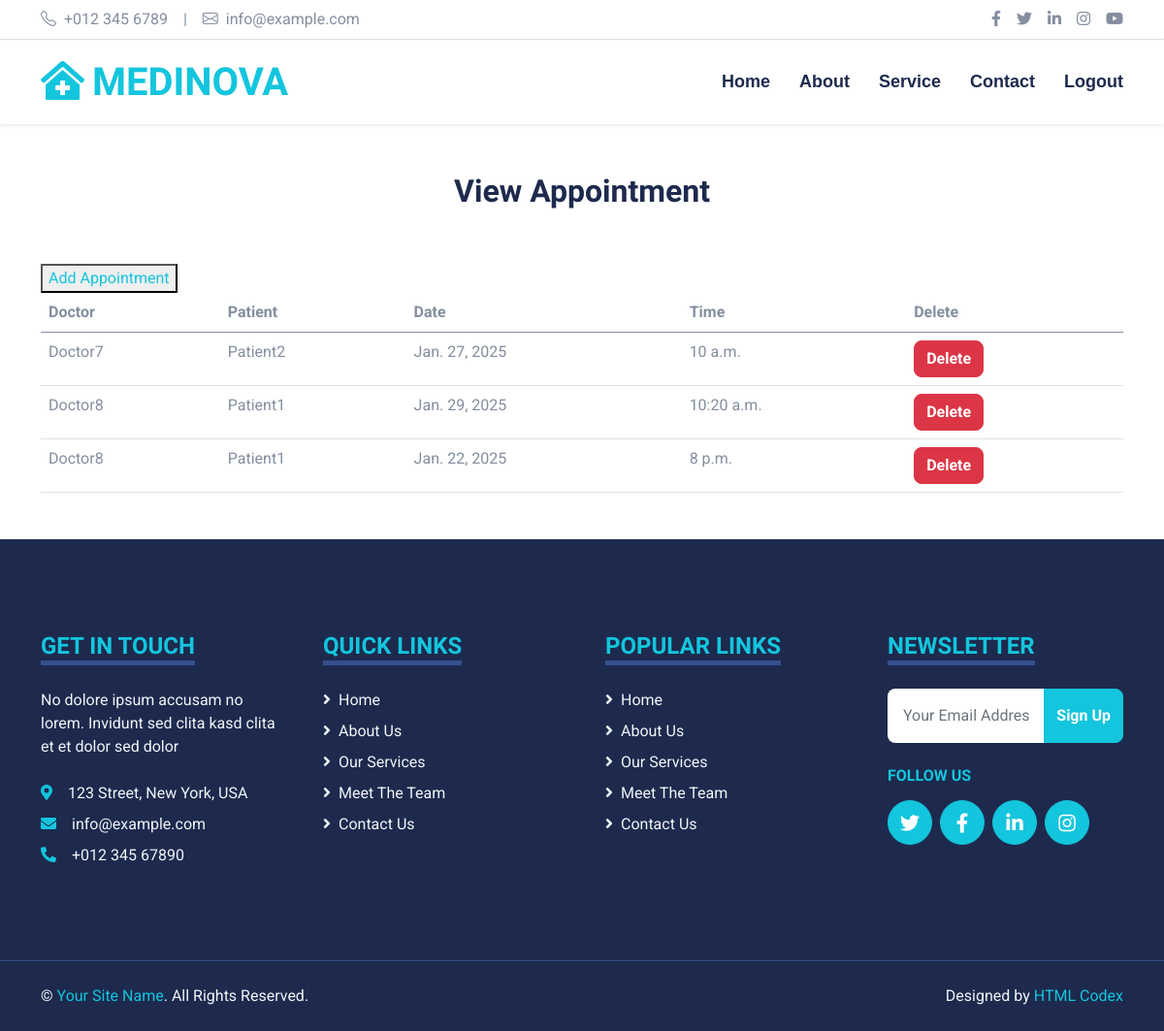
The page /view_appointment/ (signed in) on the database its author committed.
### admin_hospital/models.py (models this page shows, shortened)
class Appointment(models.Model):
    doctor = models.ForeignKey(Doctor, on_delete=models.CASCADE)
    patient = models.ForeignKey(Patient, on_delete=models.CASCADE)
    date1 = models.DateField()
    time1 = models.TimeField()

class Doctor(models.Model):
    name = models.CharField(max_length=200)
    mobile = models.CharField(max_length=20, null=True)
    department = models.ForeignKey(Department, on_delete=models.CASCADE)
    def __str__(self):
        return self.name

class Patient(models.Model):
    name = models.CharField(max_length=200)
    gender = models.CharField(max_length=10)
    mobile = models.CharField(max_length=20, null=True)
    email = models.EmailField(max_length=100)
    address = models.CharField(max_length=250)
    def __str__(self):
        return self.name

### admin_hospital/views.py (the view)
# urls.py: path("view_appointment/",views.View_Appointment,name='view_appointment'),
def View_Appointment(request):
    if not request.user.is_authenticated:
        return redirect('login')
    appoint=Appointment.objects.all()
    app={'appoint':appoint}
    return render(request,'view_appointment.html',app)

### templates/view_appointment.html (shortened to what this page needs)
<!DOCTYPE html>
{% load static %}
<html lang="en">
<head>
    <link href="https://cdnjs.cloudflare.com/ajax/libs/font-awesome/5.15.0/css/all.min.css" rel="stylesheet">
    <link href="https://cdn.jsdelivr.net/npm/bootstrap-icons@1.4.1/font/bootstrap-icons.css" rel="stylesheet">
    <link href="{% static 'lib/owlcarousel/assets/owl.carousel.min.css' %}" rel="stylesheet">
    <link href="{% static 'lib/tempusdominus/css/tempusdominus-bootstrap-4.min.css' %}" rel="stylesheet" />
    <link href="{% static 'css/bootstrap.min.css' %}" rel="stylesheet">
    <link href="{% static 'css/style.css' %}" rel="stylesheet">
</head>
<body>
    <div class="container-fluid py-2 border-bottom d-none d-lg-block">
        <div class="container">
            <div class="row">
                <div class="col-md-6 text-center text-lg-start mb-2 mb-lg-0">
                    <div class="d-inline-flex align-items-center">
                        <a class="text-decoration-none text-body pe-3" href=""><i class="bi bi-telephone me-2"></i>+012 345 6789</a>
                        <span class="text-body">|</span>
                        <a class="text-decoration-none text-body px-3" href=""><i class="bi bi-envelope me-2"></i>info@example.com</a>
                    </div>
                </div>
                <div class="col-md-6 text-center text-lg-end">
                    <div class="d-inline-flex align-items-center">
                        <a class="text-body px-2" href="">
                            <i class="fab fa-facebook-f"></i>
                        </a>
                        <a class="text-body px-2" href="">
                            <i class="fab fa-twitter"></i>
                        </a>
                        <a class="text-body px-2" href="">
                            <i class="fab fa-linkedin-in"></i>
                        </a>
                        <a class="text-body px-2" href="">
                            <i class="fab fa-instagram"></i>
                        </a>
                        <a class="text-body ps-2" href="">
                            <i class="fab fa-youtube"></i>
                        </a>
                    </div>
                </div>
            </div>
        </div>
    </div>
    <div class="container-fluid sticky-top bg-white shadow-sm mb-5">
        <div class="container">
            <nav class="navbar navbar-expand-lg bg-white navbar-light py-3 py-lg-0">
                <a href="index.html" class="navbar-brand">
                    <h1 class="m-0 text-uppercase text-primary"><i class="fa fa-clinic-medical me-2"></i>Medinova</h1>
                </a>
                <div class="collapse navbar-collapse" id="navbarCollapse">
                    <div class="navbar-nav ms-auto py-0">
                        <a href="{% url 'home' %}" class="nav-item nav-link">Home</a>
                        <a href="{% url 'about' %}" class="nav-item nav-link">About</a>
                        <a href="{% url 'service' %}" class="nav-item nav-link">Service</a>
                        <a href="{% url 'contact' %}" class="nav-item nav-link">Contact</a>
                        <a href="{% url 'logout' %}" class="nav-item nav-link">Logout</a>
                    </div>
                </div>
            </nav>
        </div>
    </div>
    <div class="container" style="margin-top:50px">
        <h2 class="text-center">View Appointment</h2>
        <br><br>
        <table class="table table-hover" id="example">
            <thead>
            <tr>
                <th>Doctor</th>
                <th>Patient</th>
                <th>Date</th>
                <th>Time</th>
                <th>Delete</th>
            </tr>
            </thead>
            <tbody>
                {% for i in appoint %}
                <tr>
                    <td>{{i.doctor}}</td>
                    <td>{{i.patient}}</td>
                    <td>{{i.date1}}</td>
                    <td>{{i.time1}}</td>
                    <td><a href="{% url 'delete_appointment' i.id %}" onClick="return confirm('Are you sure?')" class="btn btn-danger">Delete</a></td>
                </tr>
                {% endfor %}
                <button><a href="{% url 'add_appointment' %}">Add Appointment</a></button>
            </tbody>
        </table>
    </div>
  <div class="container-fluid bg-dark text-light mt-5 py-5">
    <div class="container py-5">
        <div class="row g-5">
            <div class="col-lg-3 col-md-6">
                <h4 class="d-inline-block text-primary text-uppercase border-bottom border-5 border-secondary mb-4">Get In Touch</h4>
                <p class="mb-4">No dolore ipsum accusam no lorem. Invidunt sed clita kasd clita et et dolor sed dolor</p>
                <p class="mb-2"><i class="fa fa-map-marker-alt text-primary me-3"></i>123 Street, New York, USA</p>
                <p class="mb-2"><i class="fa fa-envelope text-primary me-3"></i>info@example.com</p>
                <p class="mb-0"><i class="fa fa-phone-alt text-primary me-3"></i>+012 345 67890</p>
            </div>
            <div class="col-lg-3 col-md-6">
                <h4 class="d-inline-block text-primary text-uppercase border-bottom border-5 border-secondary mb-4">Quick Links</h4>
                <div class="d-flex flex-column justify-content-start">
                    <a class="text-light mb-2" href="{% url 'home' %}"><i class="fa fa-angle-right me-2"></i>Home</a>
                    <a class="text-light mb-2" href="{% url 'about' %}"><i class="fa fa-angle-right me-2"></i>About Us</a>
                    <a class="text-light mb-2" href="{% url 'service' %}"><i class="fa fa-angle-right me-2"></i>Our Services</a>
                    <a class="text-light mb-2" href="{% url 'doctor_list' %}"><i class="fa fa-angle-right me-2"></i>Meet The Team</a>
                    <a class="text-light" href="#"><i class="fa fa-angle-right me-2"></i>Contact Us</a>
                </div>
            </div>
            <div class="col-lg-3 col-md-6">
                <h4 class="d-inline-block text-primary text-uppercase border-bottom border-5 border-secondary mb-4">Popular Links</h4>
                <div class="d-flex flex-column justify-content-start">
                    <a class="text-light mb-2" href="{% url 'home' %}"><i class="fa fa-angle-right me-2"></i>Home</a>
                    <a class="text-light mb-2" href="{% url 'about' %}"><i class="fa fa-angle-right me-2"></i>About Us</a>
                    <a class="text-light mb-2" href="{% url 'service' %}"><i class="fa fa-angle-right me-2"></i>Our Services</a>
                    <a class="text-light mb-2" href="{% url 'doctor_list' %}"><i class="fa fa-angle-right me-2"></i>Meet The Team</a>
                    <a class="text-light" href="{% url 'contact' %}"><i class="fa fa-angle-right me-2"></i>Contact Us</a>
                </div>
            </div>
            <div class="col-lg-3 col-md-6">
                <h4 class="d-inline-block text-primary text-uppercase border-bottom border-5 border-secondary mb-4">Newsletter</h4>
                <form action="">
                    <div class="input-group">
                        <input type="text" class="form-control p-3 border-0" placeholder="Your Email Address">
                        <button class="btn btn-primary">Sign Up</button>
                    </div>
                </form>
                <h6 class="text-primary text-uppercase mt-4 mb-3">Follow Us</h6>
                <div class="d-flex">
                    <a class="btn btn-lg btn-primary btn-lg-square rounded-circle me-2" href="#"><i class="fab fa-twitter"></i></a>
                    <a class="btn btn-lg btn-primary btn-lg-square rounded-circle me-2" href="#"><i class="fab fa-facebook-f"></i></a>
                    <a class="btn btn-lg btn-primary btn-lg-square rounded-circle me-2" href="#"><i class="fab fa-linkedin-in"></i></a>
                    <a class="btn btn-lg btn-primary btn-lg-square rounded-circle" href="#"><i class="fab fa-instagram"></i></a>
                </div>
            </div>
        </div>
    </div>
</div>
<div class="container-fluid bg-dark text-light border-top border-secondary py-4">
    <div class="container">
        <div class="row g-5">
            <div class="col-md-6 text-center text-md-start">
                <p class="mb-md-0">&copy; <a class="text-primary" href="#">Your Site Name</a>. All Rights Reserved.</p>
            </div>
            <div class="col-md-6 text-center text-md-end">
                <p class="mb-0">Designed by <a class="text-primary" href="https://htmlcodex.com">HTML Codex</a></p>
            </div>
        </div>
    </div>
</div>
</body>
</html>

### static/css/style.css (style rules this page uses)
:root { --primary: #13C5DD; --secondary: #354F8E; --light: #EFF5F9; --dark: #1D2A4D; }
.btn { font-weight: 700; transition: .5s; }
.btn-primary { color: #FFFFFF; }
.btn-lg-square { width: 46px; height: 46px; }
.btn-square, .btn-sm-square, .btn-lg-square { padding-left: 0; padding-right: 0; text-align: center; }
.navbar-light .navbar-nav .nav-link { font-family: 'Jost', sans-serif; position: relative; margin-left: 30px; padding: 30px 0; font-size: 18px; font-weight: 700; color: var(--dark); outline: none; transition: .5s; }
@media (min-width: 992px) { .navbar-light .navbar-nav .nav-link::before { position: absolute; content: ""; width: 0; height: 5px; bottom: 0; left: 50%; background: var(--primary); transition: .5s; } }

### rows shown on the page
Appointment: doctor "Doctor7", patient "Patient2", date1 "Jan. 27, 2025", time1 "10 a.m."
Appointment: doctor "Doctor8", patient "Patient1", date1 "Jan. 29, 2025", time1 "10:20 a.m."
Appointment: doctor "Doctor8", patient "Patient1", date1 "Jan. 22, 2025", time1 "8 p.m."
